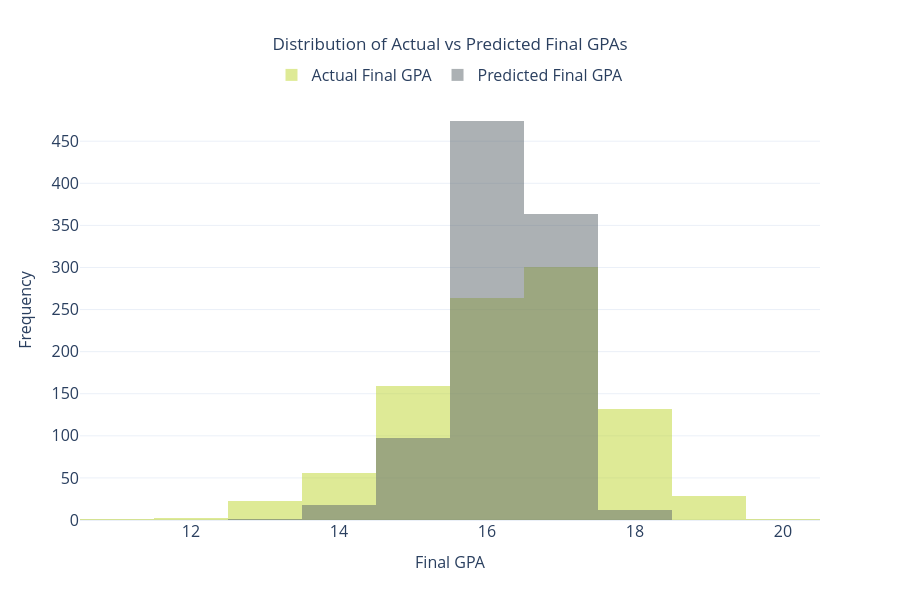

Notebook code cell kept with this figure:
### Markdown cell above
The average for the actual and predicted values is very similar (16.31 and 16.26), which is a very positive indicator. However, the remaining statistics show that our model is adopting a very conservative approach, failing to predict values that differ significantly from this mean value. <br>
This is demonstrated by the reduced standard deviation in the predicted values (almost half in comparison to the actual ones) and difference in the minimum and maximum predicted final GPAs, even though the first, second, and third quartiles are the same for both sets.

One of the possible sources for this problem may be the lack of data to train our model on, with emphasis on the reduced number of students with GPAs below 13, and above 18. Let's visualize the distribution of the actual and predicted values to confirm (or deny) this idea.

### Code cell
fig = go.Figure()

fig.add_trace(go.Histogram(x = y_grades_val, name = "Actual Final GPA", marker_color = "#BFD62F", opacity = 0.5, xbins = dict(size = 1)))
fig.add_trace(go.Histogram(x = gb_y_pred, name = "Predicted Final GPA", marker_color = "#5C666C", opacity = 0.5, xbins = dict(size = 1)))

fig.update_layout(barmode = "overlay", title = "Distribution of Actual vs Predicted Final GPAs", title_x = 0.5, xaxis_title = "Final GPA",
                  yaxis_title = "Frequency", template = "plotly_white", height = 600,
                  legend = dict(x = 0.5, y = 1.1, xanchor = "center", orientation = "h", font = dict(size = 16)),
                  xaxis = dict(title_font = dict(size = 16), tickfont = dict(size = 16)),
                  yaxis = dict(title_font = dict(size = 16), tickfont = dict(size = 16)))
fig.show()

### Figure 1 — Plotly figure (JSON) as saved in the notebook; plotly's stock layout.template omitted (floating-point values rounded to 4 significant figures; data arrays with more than 128 entries replaced by an {"elided": "..."} marker saying what was removed)
{"data": [{"marker": {"color": "#BFD62F"}, "name": "Actual Final GPA", "opacity": 0.5, "type": "histogram", "x": {"elided": "966 int values"}, "xbins": {"size": 1}}, {"marker": {"color": "#5C666C"}, "name": "Predicted Final GPA", "opacity": 0.5, "type": "histogram", "x": {"elided": "966 int values"}, "xbins": {"size": 1}}], "layout": {"barmode": "overlay", "height": 600, "legend": {"font": {"size": 16}, "orientation": "h", "x": 0.5, "xanchor": "center", "y": 1.1}, "title": {"text": "Distribution of Actual vs Predicted Final GPAs", "x": 0.5}, "xaxis": {"tickfont": {"size": 16}, "title": {"font": {"size": 16}, "text": "Final GPA"}}, "yaxis": {"tickfont": {"size": 16}, "title": {"font": {"size": 16}, "text": "Frequency"}}}}
